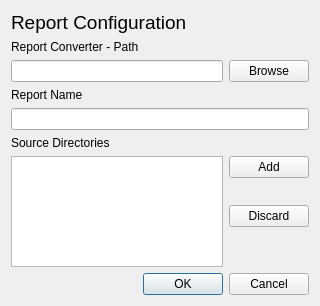
<?xml version="1.0" encoding="UTF-8"?>
<ui version="4.0">
 <class>Report_Config</class>
 <widget class="QDialog" name="Report_Config">
  <property name="geometry">
   <rect>
    <x>0</x>
    <y>0</y>
    <width>320</width>
    <height>306</height>
   </rect>
  </property>
  <property name="minimumSize">
   <size>
    <width>320</width>
    <height>306</height>
   </size>
  </property>
  <property name="maximumSize">
   <size>
    <width>16777215</width>
    <height>306</height>
   </size>
  </property>
  <property name="windowTitle">
   <string>Report Configuration</string>
  </property>
  <layout class="QVBoxLayout" name="verticalLayout_3">
   <item>
    <layout class="QVBoxLayout" name="verticalLayout">
     <item>
      <widget class="QLabel" name="label">
       <property name="font">
        <font>
         <pointsize>14</pointsize>
        </font>
       </property>
       <property name="text">
        <string>Report Configuration</string>
       </property>
      </widget>
     </item>
     <item>
      <widget class="QLabel" name="label_2">
       <property name="text">
        <string>Report Converter - Path</string>
       </property>
      </widget>
     </item>
     <item>
      <layout class="QHBoxLayout" name="horizontalLayout">
       <item>
        <widget class="QLineEdit" name="report_conv_input">
         <property name="text">
          <string/>
         </property>
        </widget>
       </item>
       <item>
        <widget class="QPushButton" name="report_conv_path">
         <property name="text">
          <string>Browse</string>
         </property>
        </widget>
       </item>
      </layout>
     </item>
     <item>
      <widget class="QLabel" name="label_7">
       <property name="text">
        <string>Report Name</string>
       </property>
      </widget>
     </item>
     <item>
      <widget class="QLineEdit" name="report_name"/>
     </item>
     <item>
      <widget class="QLabel" name="label_8">
       <property name="text">
        <string>Source Directories</string>
       </property>
      </widget>
     </item>
     <item>
      <layout class="QHBoxLayout" name="horizontalLayout_2">
       <item>
        <widget class="QListWidget" name="report_srcdirs_list">
         <property name="sizePolicy">
          <sizepolicy hsizetype="Expanding" vsizetype="Expanding">
           <horstretch>0</horstretch>
           <verstretch>0</verstretch>
          </sizepolicy>
         </property>
        </widget>
       </item>
       <item>
        <layout class="QVBoxLayout" name="verticalLayout_2">
         <item alignment="Qt::AlignTop">
          <widget class="QPushButton" name="report_srcdirs_add">
           <property name="layoutDirection">
            <enum>Qt::LeftToRight</enum>
           </property>
           <property name="text">
            <string>Add</string>
           </property>
          </widget>
         </item>
         <item>
          <widget class="QPushButton" name="report_srcdirs_discard">
           <property name="text">
            <string>Discard</string>
           </property>
          </widget>
         </item>
         <item>
          <spacer name="verticalSpacer">
           <property name="orientation">
            <enum>Qt::Vertical</enum>
           </property>
           <property name="sizeType">
            <enum>QSizePolicy::Fixed</enum>
           </property>
           <property name="sizeHint" stdset="0">
            <size>
             <width>20</width>
             <height>40</height>
            </size>
           </property>
          </spacer>
         </item>
        </layout>
       </item>
      </layout>
     </item>
     <item>
      <widget class="QDialogButtonBox" name="buttonBox">
       <property name="standardButtons">
        <set>QDialogButtonBox::Cancel|QDialogButtonBox::Ok</set>
       </property>
      </widget>
     </item>
    </layout>
   </item>
  </layout>
 </widget>
 <resources/>
 <connections/>
</ui>
